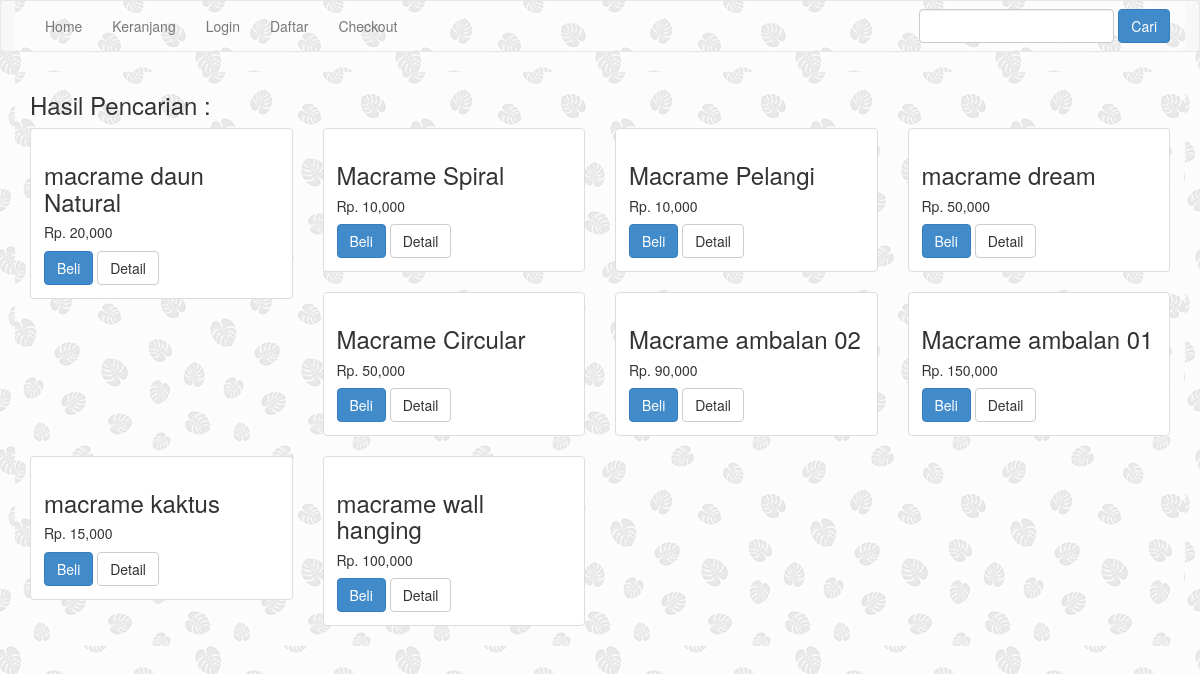
The page /pencarian.php on the database its author committed.
### tables this page shows
CREATE TABLE `produk` (
  `id_produk` int(11) NOT NULL,
  `id_kategori` int(5) NOT NULL,
  `nama_produk` varchar(100) NOT NULL,
  `harga_produk` int(11) NOT NULL,
  `berat_produk` int(11) NOT NULL,
  `foto_produk` varchar(100) NOT NULL,
  `deskripsi_produk` text NOT NULL,
  `stok_produk` int(5) NOT NULL
);

### pencarian.php (the view, shortened to what this page needs)
<?php include 'koneksi.php';?>
<?php
$keyword=$_GET["keyword"];
$semuadata=array();
$ambil=$koneksi->query("SELECT * FROM produk WHERE nama_produk LIKE '%$keyword%'
	OR deskripsi_produk LIKE '%$keyword%'");
while ($pecah=$ambil->fetch_assoc())
{
	$semuadata[]=$pecah;
}
?>
<!DOCTYPE html>
<html>
<head>
	<link rel="stylesheet" href="admin/assets/css/bootstrap.css">
</head>
<body>
<?php include 'menu.php'; ?>
	<div class="container">
		<h3>Hasil Pencarian : <?php echo $keyword ?></h3>
		<div class="row">
		<?php foreach ($semuadata as $key => $value): ?>
			<div class="col-md-3">
				<div class="thumbnail">
					<div class="caption">
						<h3><?php echo $value["nama_produk"]?></h3>
						<h5>Rp. <?php echo number_format($value['harga_produk'])?></h5>
						<a href="beli.php?id=<?php echo $value["id_produk"]; ?>" class="btn btn-primary">Beli</a>
						<a href="detail.php?id=<?php echo $value["id_produk"]; ?>" class="btn btn-default">Detail</a>
				</div>
				</div>
			</div>
			<?php endforeach ?>
		</div>
	</div>
</body>
</html>

### pencarian.php (style rules this page uses)
body { background-image: url(images/leaf.png); }

### rows shown on the page
produk: nama_produk "macrame daun Natural", harga_produk "20,000"
produk: nama_produk "Macrame Spiral", harga_produk "10,000"
produk: nama_produk "Macrame Pelangi", harga_produk "10,000"
produk: nama_produk "macrame dream", harga_produk "50,000"
produk: nama_produk "Macrame Circular", harga_produk "50,000"
produk: nama_produk "Macrame ambalan 02", harga_produk "90,000"
produk: nama_produk "Macrame ambalan 01", harga_produk "150,000"
produk: nama_produk "macrame kaktus", harga_produk "15,000"
produk: nama_produk "macrame wall hanging", harga_produk "100,000"
